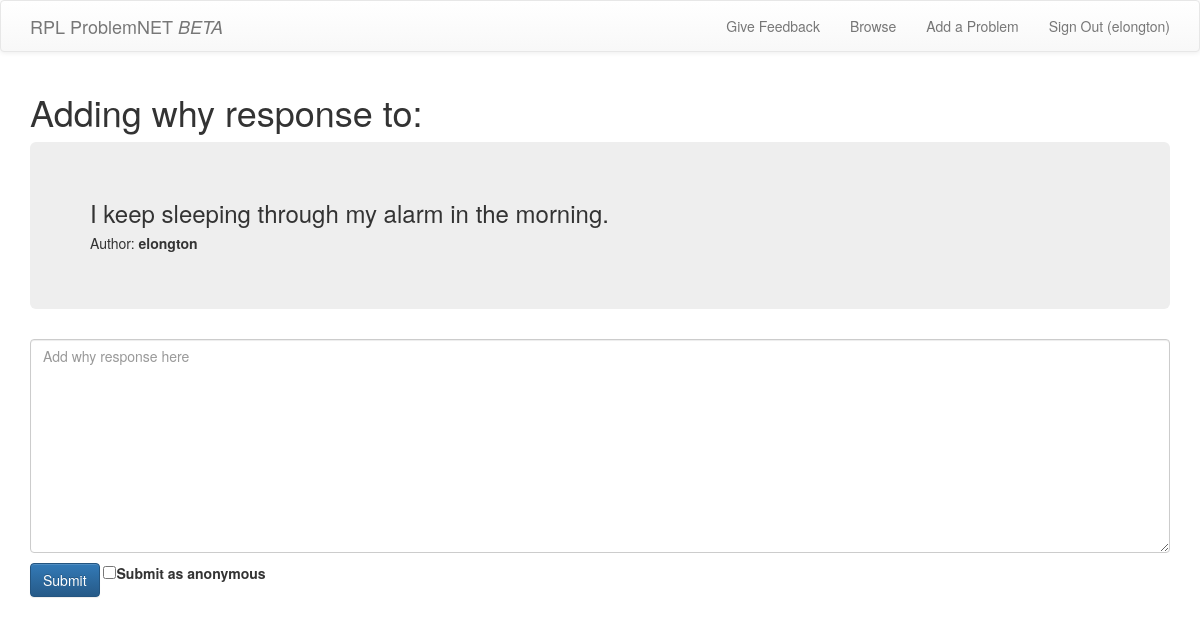
Page /create/1/0/ (signed in) on the committed database.
### problems/models.py (models this page shows, shortened)
class Problem(models.Model):
    author = models.ForeignKey(User)
    anonymous_author = models.BooleanField(default=False)
    problem = models.ForeignKey('self',related_name='problems', null=True)
    text = models.TextField()
    create_date = models.DateTimeField(default=timezone.now)
    upvotes = models.ManyToManyField(User, related_name='upvotes')
    downvotes = models.ManyToManyField(User, related_name='downvotes')
    in_response_to = models.TextField()

### problems/views.py (the view, shortened to what this page needs)
# urls.py: url(r'^create/(?P<pk>\d+)/(?P<pk2>\d+)/$', views.ProblemCreateView.as_view(), name='create'),
class ProblemCreateView(CreateView):
    model = models.Problem
    fields = ('text','anonymous_author')
    template_name = 'problems/problem_add.html'
    def get(self, request, *args, **kwargs):
        if request.user.is_authenticated:
            if self.kwargs['pk'] == '0':
                return super(ProblemCreateView, self).get(request, *args, **kwargs)
            else:
                print('you are posting a root problem')
                return super(ProblemCreateView, self).get(request, *args, **kwargs)
        else:
            return HttpResponseRedirect(reverse("users:login"))
    def get_context_data(self, **kwargs):
        ctx = super(ProblemCreateView, self).get_context_data(**kwargs)
        if self.kwargs['pk'] != '0':
            problem = get_object_or_404(models.Problem,pk=int(self.kwargs['pk']))
            ctx['problem'] = problem
        if self.kwargs['pk2'] != '0':
            whyrequest = get_object_or_404(models.WhyRequest, pk=int(self.kwargs['pk2']))
            ctx['whyrequest'] = whyrequest
        ctx['pk'] = self.kwargs['pk']
        return ctx

### problems/templates/problems/problem_add.html (shortened to what this page needs)
{% extends "sitewide/base.html" %}
{% load widget_tweaks %}
{% block content %}
{% if pk == '0' %}
  <h1>Describe the problem:</h1>
  <div class="problemform">
    <form method="POST">
      {% csrf_token %}
        {{ form.text|add_class:"form-control"|attr:"placeholder:I keep sleeping through my alarm in the morning."}}
      <div class="row">
        <div class="col-sm-12">
          <input type="submit" class='btn btn-primary app_submit' value=Submit>
          <label>{{ form.anonymous_author|add_class:"form-check-input" }}Submit as anonymous</label>
        </div>
      </div>
    </form>
  </div>
{% else %}
  <h1>Adding why response to: </h1>
  <div class="jumbotron subjumboproblem">
    <div class="detailproblem_item">
      <div class="detailproblem_description newproblemdetaildescription">
        <h3>{{problem.text}}</h3>
        <h5>Author: <strong>{% if problem.anonymous_author %}anonymous{% else %}{{problem.author}}{%endif%}</strong></h5>
      </div>
    </div>
  </div>
  <div class="problemform">
    <form method="POST">
        {{ form.text|add_class:"form-control"|attr:"placeholder:Add why response here"}}
      <div class="row">
        <div class="col-sm-12">
          <input type="submit" class='btn btn-primary app_submit' value=Submit>
          <label>{{ form.anonymous_author|add_class:"form-check-input" }}Submit as anonymous</label>
        </div>
      </div>
    </form>
  </div>
{% endif %}
{% endblock %}

### templates/sitewide/base.html (shortened to what this page needs)
<!DOCTYPE html>
{% load staticfiles %}
<html>
  <head>
    <link rel="stylesheet" href="https://maxcdn.bootstrapcdn.com/bootstrap/3.3.7/css/bootstrap.min.css">
    <link rel="stylesheet" href="https://maxcdn.bootstrapcdn.com/bootstrap/3.3.7/css/bootstrap-theme.min.css">
    <link rel="stylesheet" href="{% static 'css/style.css'%}">
    <link rel="stylesheet" href="https://maxcdn.bootstrapcdn.com/font-awesome/4.7.0/css/font-awesome.min.css">
  </head>
  <body>
    <nav class="navbar navbar-default">
      <div class="container">
        <ul class="nav navbar-nav">
          <li><a href="{% url "problems:home" %}" class="navbar-brand bigbrand">RPL ProblemNET <i>BETA</i></a></li>
        </ul>
        <ul class="nav navbar-nav navbar-right">
          <li>
            <a href="{% url 'feedback:feedback_create'%}">Give Feedback</a>
          </li>
          <li>
            <a href="{% url "problems:list" %}">Browse</a>
          </li>
          <li>
            <a href="{% url "problems:create" pk=0 pk2=0%}">Add a Problem</a>
          </li>
          {% if user.is_authenticated %}
          <li>
            <a href="{% url "users:logout" %}">Sign Out ({{user}})</a>
          </li>
          {% else %}
          <li>
            <a href="{% url "users:login" %}">Sign In</a>
          </li>
          {% endif %}
        </ul>
      </div>
    </nav>
    <div class="container">
      {% block content %}
      {% endblock %}
    </div>
  </body>
</html>

### problems/static/css/style.css (style rules this page uses)
.detailproblem_description { display: inline-block; vertical-align: top; width: calc(100% - 70px); margin-bottom: 30px; }
.newproblemdetaildescription { margin-bottom: 0px; }
.detailproblem_description h3 { margin-top: 10px; }
.app_submit { margin-top: 10px; }

### rows in the picture
Problem: text "I keep sleeping through my alarm in the morning.", author "elongton"

### other values in the picture
{{ user }} "elongton"
